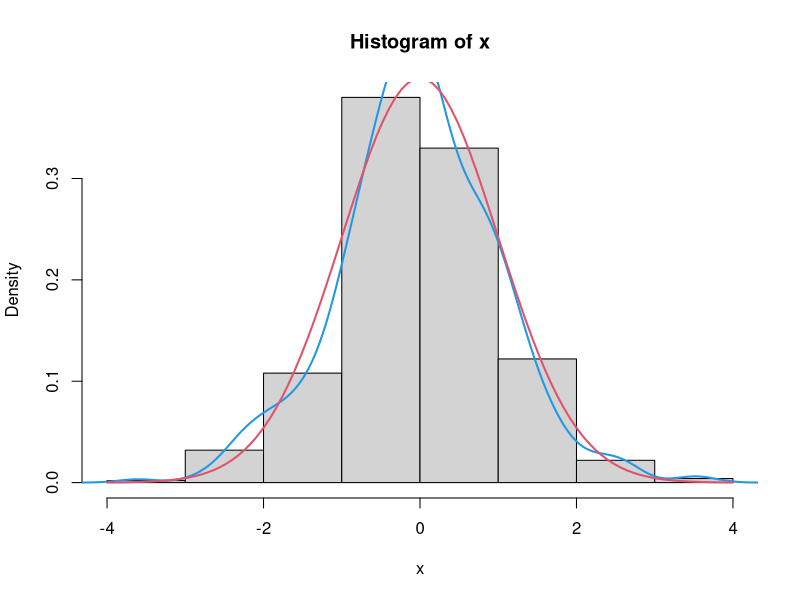
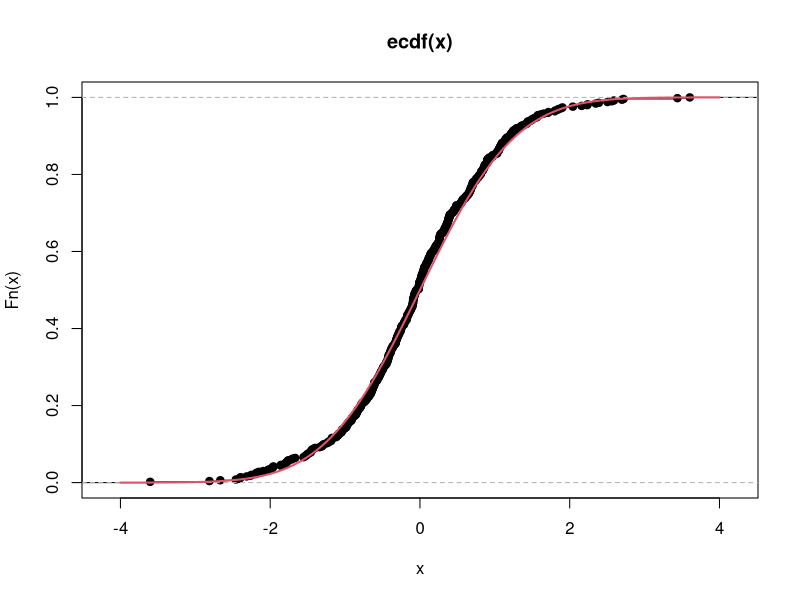
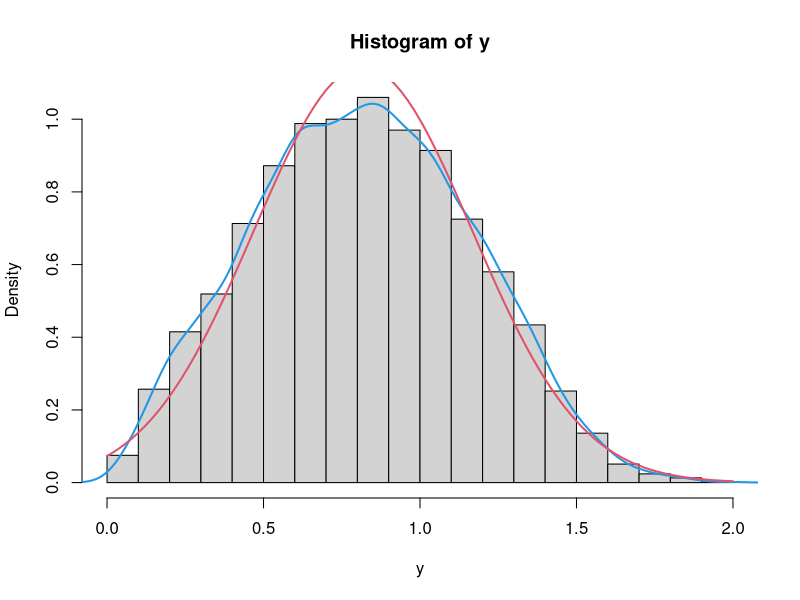
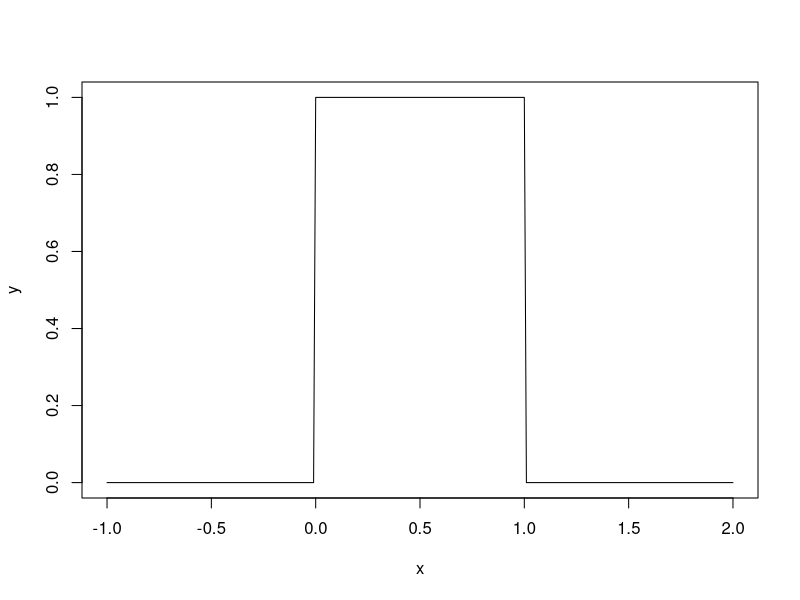
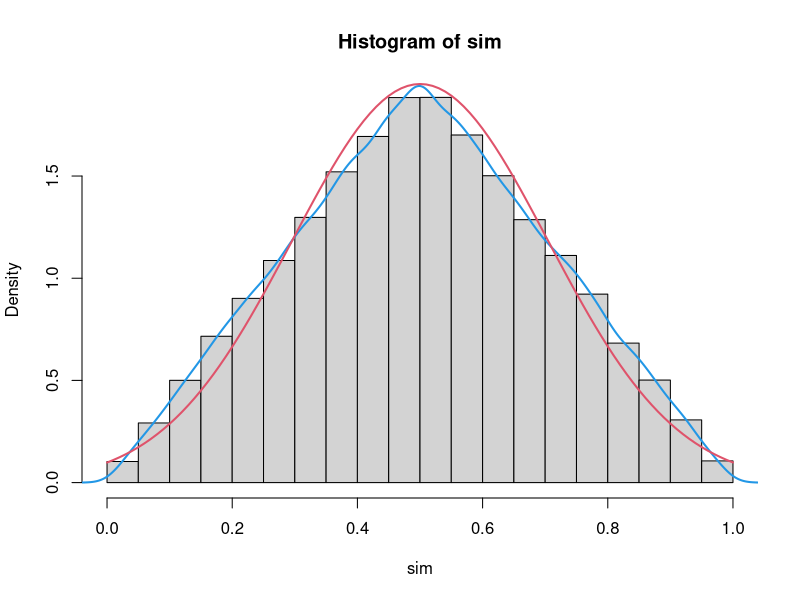
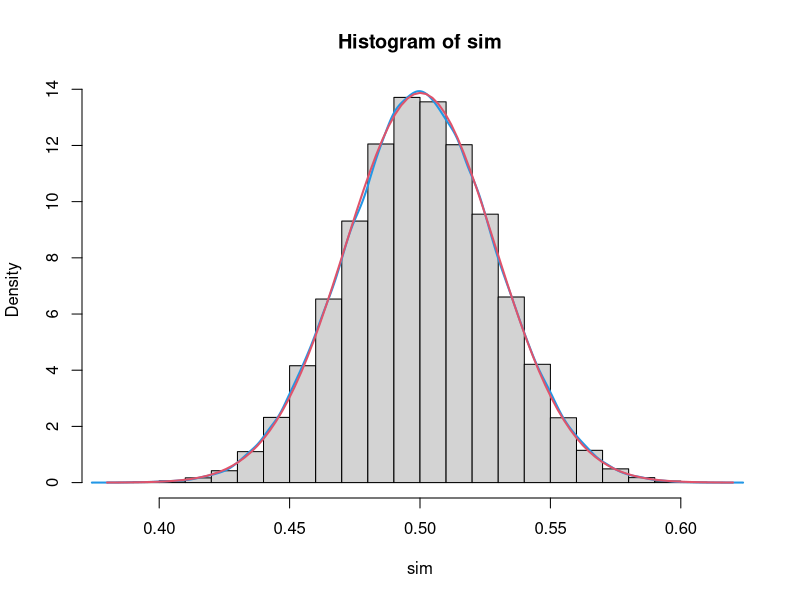
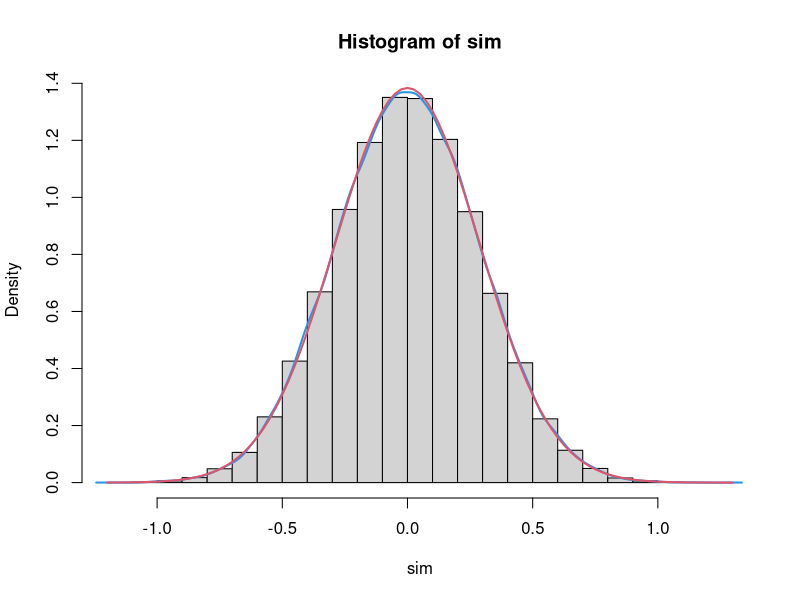
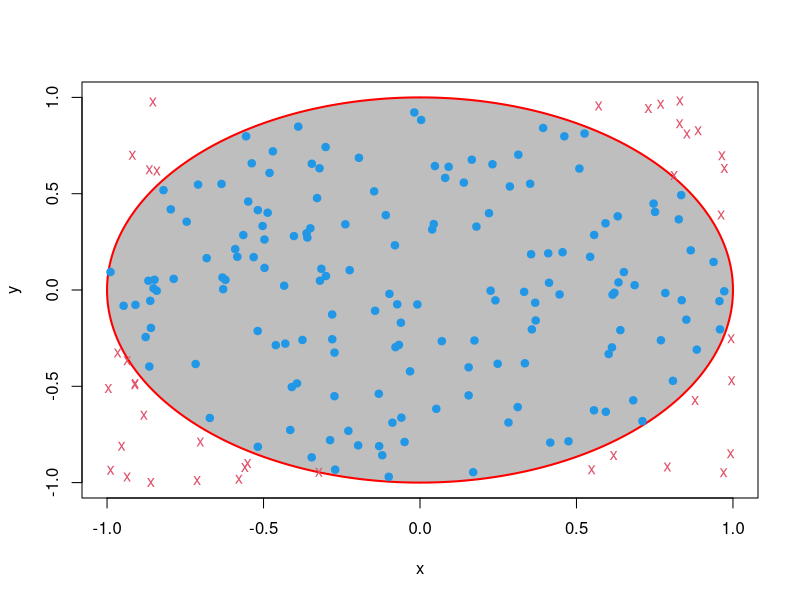

Write R code to recreate these figures, in order.
## ---- chunk 1
# pazisiurekime p ir d sarysi: p = \int d
print("Skaiciai turi sutapti:")
integrate(dnorm, -Inf, 1)
pnorm(1)

# p ir q sarysis - tai vienas kitam prie6ingos funkcijos
print("Ar nustebsite, kad atsakymas bus 0.66?")
qnorm(pnorm(0.66))

# generavimas
print("O cia galiausiai generavimo pvz:")
x = rnorm(10000)
summary(x)

## ---- chunk 2
# sugeneruojame dydzius ir padrome grazu grafika palygonti teorija su praktika
x = rnorm(500)

# 1. histograma su branduoliniu tankiu ir palyginimu su teoriniu
hist(x, probability = TRUE)
lines(density(x), col=4, lwd=2)
curve(dnorm, lwd=2, col=2, add=TRUE)

# 2. empyrine pasiskirskirstymo funkcija 
Fn <- ecdf(x)
plot(Fn)
curve(pnorm, -4, 4, add=TRUE, col=2, lwd=2)
## ---- chunk 3
# reneruojam x
x = rnorm(10000)

# tada y
y = sqrt(abs(x))

# galiausiai gauname grafika:
hist(y, probability = TRUE)
lines(density(y), col=4, lwd=2)
curve(dnorm(x, mean=mean(y), sd=sd(y)), lwd=2, col=2, add=TRUE)
## ---- chunk 4
# kitos galimo isvados: mean, median, table (summary), density ir t.t.
summary(y)

# kokia tikimybe, kad y >1
mean(y>1)

# kokia tikimybe, kad kad y yra intervale [1, 1.5]
mean((1 <= y) & (y <=1.5))

# raskime 70% kvantili, t.y. toki x, kuriam galia lygybe: P(y<x)=0.7
quantile(y, 0.7)
## ---- chunk 5
# lets define the function that demonstrate dice roll
rollDice <- function(NDice){
  sum(sample(6, size=NDice, replace = TRUE))
}

# apply this function
rollDice(2) # pirmo zaidejo ekspermentas
rollDice(3) # antro zaidejo
rollDice(2) >= rollDice(3) # zaidimo ekspermentas

# apibrezkime ekspermento funkcija
experment <- function(){
  rollDice(2) >= rollDice(3) 
}

# lets find out the distribution of sum of two dices - abi uzklausos yra ekvivalencios
sim = replicate(10000, rollDice(2) >= rollDice(3))
sim = replicate(10000, experment())

# lets estimate the probability P(dice(3)=<dice(2))
mean(sim)
## ---- chunk 6
# tai galima padaryti su specialia vfunkcija: curve(dunif, -1, 2)
# arba patiems realizuotifunkcija
x = seq(-1, 2, by=0.01)
y = dunif(x)
plot(x, y, type='l')
## ---- chunk 7
sim = replicate(100000, mean(runif(2)))
hist(sim, probability = TRUE)
lines(density(sim), col=4, lwd=2)
curve(dnorm(x, mean=mean(sim), sd=sd(sim)), lwd=2, col=2, add=TRUE)
## ---- chunk 8
sim = replicate(100000, mean(runif(100)))
hist(sim, probability = TRUE)
lines(density(sim), col=4, lwd=2)
curve(dnorm(x, mean=mean(sim), sd=sd(sim)), lwd=2, col=2, add=TRUE)
## ---- chunk 9
N = 50
sim = replicate(100000, sqrt(N)*(mean(runif(N))-0.5))
hist(sim, probability = TRUE)
lines(density(sim), col=4, lwd=2)
curve(dnorm(x, mean=mean(sim), sd=sd(sim)), lwd=2, col=2, add=TRUE)
## ---- chunk 10
t = seq(0, 2*pi, by=0.01)
xx = cos(t)
yy = sin(t)
plot(NA, xlim=c(-1,1), ylim=c(-1,1), xlab="x", ylab="y")
polygon(xx, yy, col = "gray", border = "red", lwd=2)
N = 200
x = runif(N, -1, 1)
y = runif(N, -1, 1)
ind = x^2 + y^2 <= 1
points(x[ind], y[ind], pch=19, col=4)
points(x[!ind], y[!ind], pch = "x", col=2)

## ---- chunk 11
N = 100000
x = runif(N, -1, 1)
y = runif(N, -1, 1)
mean(x^2 + y^2 <= 1) * 4
## ---- chunk 12
N = 1000
x = runif(N, -1, 1)
y = runif(N, -1, 1)
sim = (x^2 + y^2 <= 1) * 4
cummean = cumsum(sim) / seq_along(sim)
plot(cummean, type="l")
abline(a=pi, b=0, col=3)
## ---- chunk 13
N = 100
x = rnorm(N, 0)
y = rnorm(N, 0.0)
t.test(x,y)

